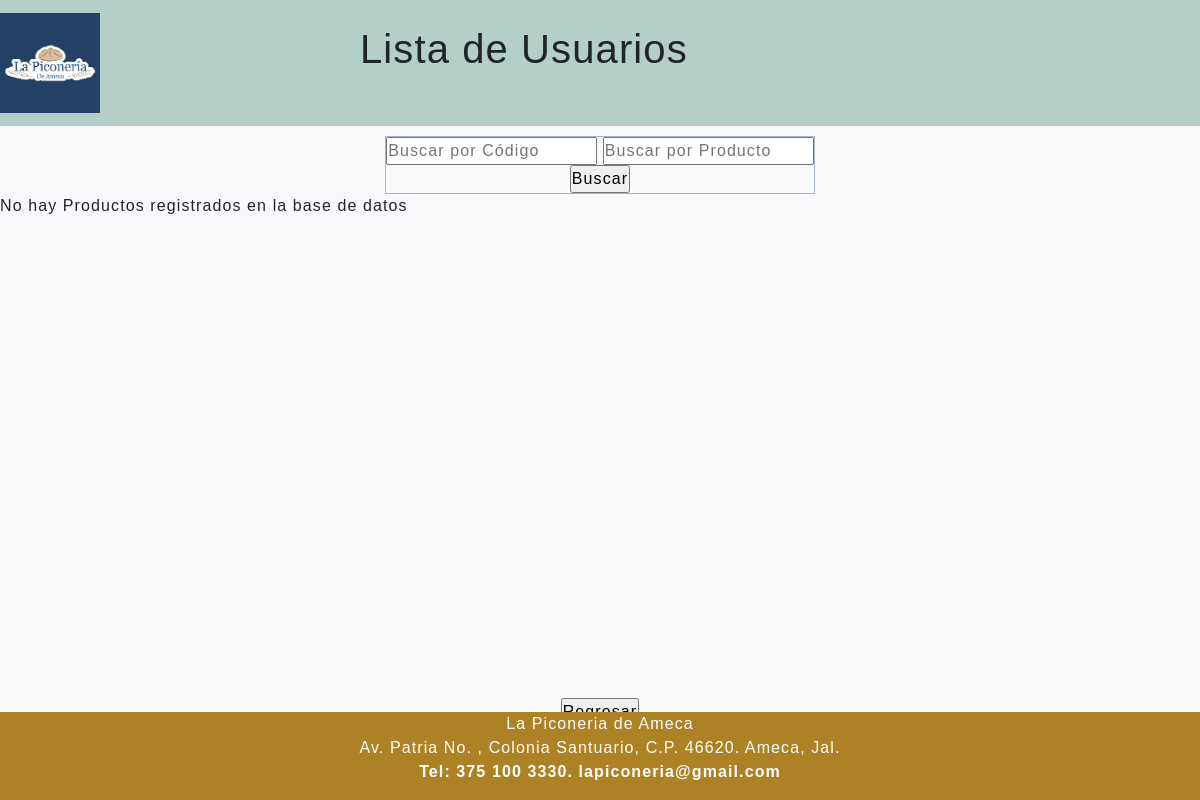
The page /listProductos.php on the database as committed earlier.
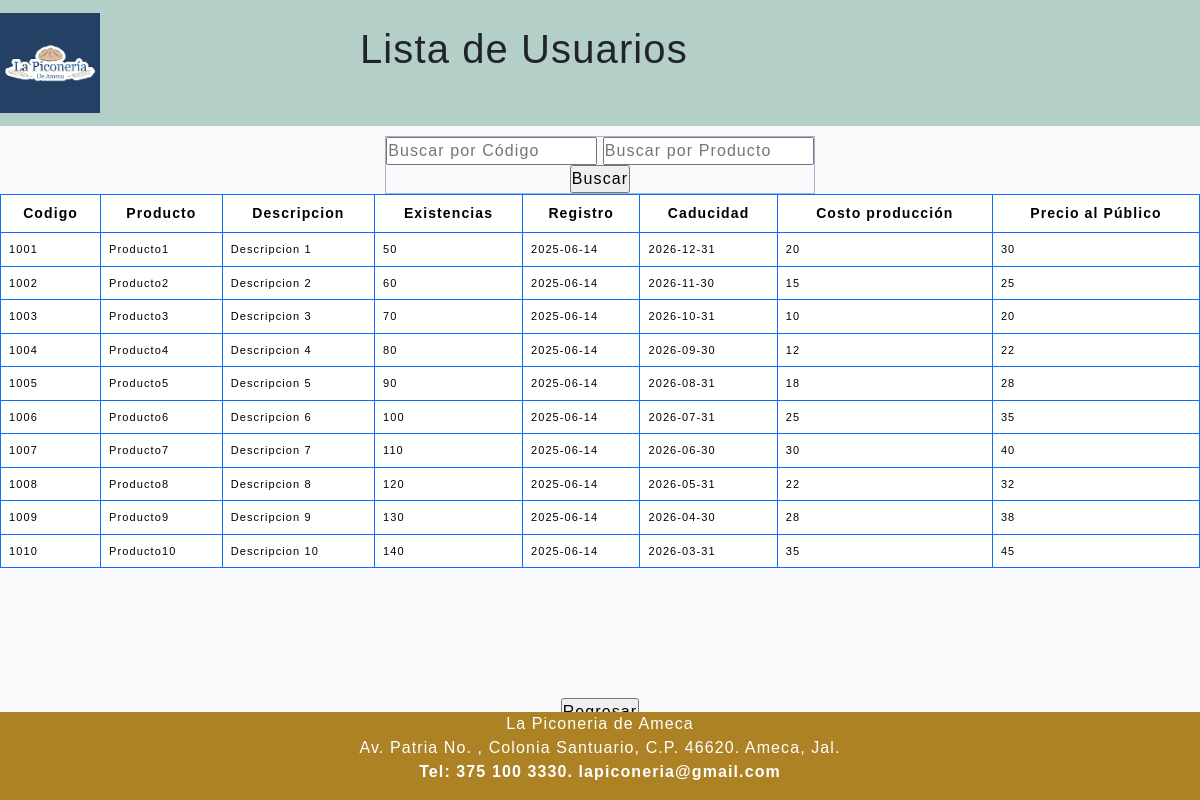
The same page on the database as committed later.
### tables this page shows
CREATE TABLE `Productos` (
  `Codigo` varchar(20) NOT NULL PRIMARY KEY,
  `Nombre` varchar(30) NOT NULL,
  `Descripcion` varchar(50),
  `Stock` int NOT NULL,
  `Fecha_Caducidad` date DEFAULT NULL,
  `Fecha_Registro` date DEFAULT NULL,
  `Costo` DOUBLE NOT NULL,
  `Precio` DOUBLE NOT NULL
);

### clases/connection.php (called while the page is built)
<?php
class DB {
   private $server;
   private $host;
   private $db;
   private $user;
   private $psw;
   private $charset;
   public function __construct() {
      $this-> server  = 'mysql';
      $this-> host   = 'localhost';
      $this-> db     = 'comerciored';
      $this-> user   = 'root';
      $this-> psw    = '';
      $this-> charset= 'utf8mb4';
   }
   function connect() {
      try{
         $conexion = $this->server.':host='.$this->host.'; dbname='.$this->db.'; chartset='.$this->charset;
         $options = [
            PDO::ATTR_ERRMODE          => PDO::ERRMODE_EXCEPTION,
            PDO::ATTR_EMULATE_PREPARES => false,
         ];
         $pdo = new PDO($conexion, $this->user, $this->psw, $options);
         return $pdo;
      }catch(PDOException $e){
         print_r('Error de conexion: ' . $e->getMessage());
      }
   }
 }
?>

### clases/producto.php (called while the page is built, shortened)
<?php
include_once 'connection.php';
class Producto extends DB {
	public function listar(){
		$query = $this->connect()->prepare('SELECT * FROM productos');
		$query->execute();
		return $query->fetchAll(PDO::FETCH_ASSOC);
	}
}
?>

### forms/form_list_productos.php (the view, shortened to what this page needs)
<?php
$filtro1 = $_POST['FiltarCodigo'];
$filtro2 = $_POST['FiltarProducto'];
?>
      <div id="filtro">
              <form method="post" action="listProductos.php" name="form_filtro" id="form_filtro" style="align-items: center; background:rgba(0,0,0,0.0);">
                <table class="table-primary"  border="1">
              <tr>
                <td width="100%" style="text-align: right;">
                  <input name="FiltarCodigo" type="text"  placeholder="Buscar por Código" id ="FiltarCodigo" onKeyUp="document.getElementById(this.id).value=document.getElementById(this.id).value.toUpperCase()" >
                  <input name="FiltarProducto" type="text" title="Busqueda por Producto"  placeholder="Buscar por Producto" id ="FiltrarNombre" onKeyUp="document.getElementById(this.id).value=document.getElementById(this.id).value.toUpperCase()" >
                      <br>
                      <div id="boton-centrado">
          <input type="submit" value="Buscar">
          </div>
                </td>
              </tr>
            </table>
          </form> </div>
                 <div id="listado">
                 <form method="post" action="" name="frm_listProductos" id="frm_listProductos" style="width: auto; height: auto;">
                     <?php
  include_once 'clases/producto.php';
  $doc = new Producto();
  $productos = $doc->listar();
  if($productos){
    echo "
    <div style='width: 100%; overflow-x: auto;'>
      <table class='table table-bordered border-primary table-hover tabla-productos'><thead>
      <tr>
        <th style='text-align:center'>Codigo</th>
        <th style='text-align:center'>Producto</th>
        <th style='text-align:center'>Descripcion</th>
        <th style='text-align:center'>Existencias</th>
        <th style='text-align:center'>Registro</th>
        <th style='text-align:center'>Caducidad</th>
        <th style='text-align:center'>Costo producción</th>
        <th style='text-align:center'>Precio al Público</th>
      </tr></thead>";
      if($filtro1 || $filtro2){
        foreach ($productos as $producto) {
          if($filtro1 == $producto['Codigo'] || $filtro2 == $producto['Nombre']){
            echo "<tr>
            <td>".$producto['Codigo']."</td>
            <td>".$producto['Nombre']."</td>
            <td>".$producto['Descripcion']."</td>
            <td>".$producto['Stock']."</td>
            <td>".$producto['Fecha_Registro']."</td>
            <td>".$producto['Fecha_Caducidad']."</td>
            <td>".$producto['Costo']."</td>
            <td>".$producto['Precio']."</td>
            </tr>";
          }
        }
      }else{
        foreach ($productos as $producto) {
           echo "<tr>
            <td>".$producto['Codigo']."</td>
            <td>".$producto['Nombre']."</td>
            <td>".$producto['Descripcion']."</td>
            <td>".$producto['Stock']."</td>
            <td>".$producto['Fecha_Registro']."</td>
             <td>".$producto['Fecha_Caducidad']."</td>
            <td>".$producto['Costo']."</td>
            <td>".$producto['Precio']."</td>
            </tr>";
        }
      }
    echo "</table> </div>";
  }
  else{
    echo " <p>No hay Productos registrados en la base de datos</p>";
  }
?>
           </form></div>
        <div id="boton-centrado">
          </div>

### listProductos.php (shortened to what this page needs)
<!doctype html>
<html lang="en">
  <head>
      <link href="https://cdn.jsdelivr.net/npm/bootstrap@5.3.6/dist/css/bootstrap.min.css" rel="stylesheet">
    <link rel="stylesheet" href="css/navbarYmenu.css">
    <link rel="stylesheet" href="css/modulos.css">
    <link rel="stylesheet" href="css/formularios.css">
    <link rel="stylesheet" href="css/contenedores.css">
  </head>
  <body>
     <?php include_once 'modulos/mdl_header.php'; ?>
   <div class="superponer">
    <h1 class="text-center mt-4">Lista de Usuarios</h1>
  </div>
    <?php include_once 'forms/form_list_productos.php' ?>
    <?php include_once 'modulos/mdl_footer.php'; ?>
  </body>
</html>

### modulos/mdl_header.php (shortened to what this page needs)
<nav class="navbar" style="background-color: rgba(173, 130, 37, 0.2);" data-bs-theme="light">
 <a class="navbar-brand" href="#">
    <img id ="logotipo" src="img/Logotipo.png" height="100" width="100"/>
</nav>

### modulos/mdl_footer.php
<footer class="text-center text-white fixed-bottom" style="background-color:rgb(173, 130, 37);">
  <p>La Piconeria de Ameca<br>
    Av. Patria No. , Colonia Santuario, C.P. 46620. Ameca, Jal. <br>
    <b>Tel: 375 100 3330. lapiconeria@gmail.com</p>
</footer>

### css/navbarYmenu.css (style rules this page uses)
.navbar { background-color: #B4CFC8 !important; }
html { box-sizing: border-box; }
*, *:before, *:after { box-sizing: inherit; padding: 0; margin: 0; letter-spacing: 1.1px; }
body, html { width: 100%; height: 100%; background: #f9f9fb; font-family: "Varela Round", sans-serif; }

### css/contenedores.css (style rules this page uses)
#listado { height: 63vh; overflow-y: scroll; }
#filtro { padding-top: 10px; display: flex; justify-content: center; align-items: center; }
#boton-centrado { display: flex; justify-content: center; align-items: center; }
.superponer { position: absolute; top: 0.5px; left: 30%; width: 100px; height: 100px; z-index: 1; }

### forms/form_list_productos.php (style rules this page uses)
.tabla-productos th { font-size: 14px; text-align: center; }
.tabla-productos td { font-size: 11px; }

Rows that differ between the two databases and show on the page:
added productos: Codigo "1001", Nombre "Producto1", Descripcion "Descripcion 1", Stock "50", Fecha_Registro "2025-06-14", Fecha_Caducidad "2026-12-31", Costo "20", Precio "30"
added productos: Codigo "1002", Nombre "Producto2", Descripcion "Descripcion 2", Stock "60", Fecha_Registro "2025-06-14", Fecha_Caducidad "2026-11-30", Costo "15", Precio "25"
added productos: Codigo "1003", Nombre "Producto3", Descripcion "Descripcion 3", Stock "70", Fecha_Registro "2025-06-14", Fecha_Caducidad "2026-10-31", Costo "10", Precio "20"
added productos: Codigo "1004", Nombre "Producto4", Descripcion "Descripcion 4", Stock "80", Fecha_Registro "2025-06-14", Fecha_Caducidad "2026-09-30", Costo "12", Precio "22"
added productos: Codigo "1005", Nombre "Producto5", Descripcion "Descripcion 5", Stock "90", Fecha_Registro "2025-06-14", Fecha_Caducidad "2026-08-31", Costo "18", Precio "28"
added productos: Codigo "1006", Nombre "Producto6", Descripcion "Descripcion 6", Stock "100", Fecha_Registro "2025-06-14", Fecha_Caducidad "2026-07-31", Costo "25", Precio "35"
added productos: Codigo "1007", Nombre "Producto7", Descripcion "Descripcion 7", Stock "110", Fecha_Registro "2025-06-14", Fecha_Caducidad "2026-06-30", Costo "30", Precio "40"
added productos: Codigo "1008", Nombre "Producto8", Descripcion "Descripcion 8", Stock "120", Fecha_Registro "2025-06-14", Fecha_Caducidad "2026-05-31", Costo "22", Precio "32"
added productos: Codigo "1009", Nombre "Producto9", Descripcion "Descripcion 9", Stock "130", Fecha_Registro "2025-06-14", Fecha_Caducidad "2026-04-30", Costo "28", Precio "38"
added productos: Codigo "1010", Nombre "Producto10", Descripcion "Descripcion 10", Stock "140", Fecha_Registro "2025-06-14", Fecha_Caducidad "2026-03-31", Costo "35", Precio "45"
Other text that changed with them:
text no longer shown: "No hay Productos registrados en la base de datos"
text now shown: "Codigo Producto Descripcion Existencias Registro Caducidad Costo producción Precio al Público"
